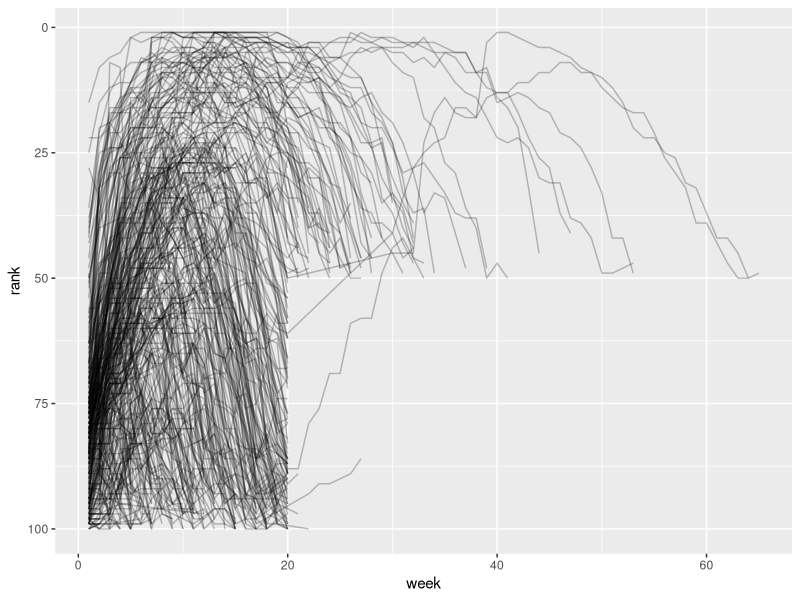

Reproduce this figure in R.
# week 4: R4DS Chap. 6 Data Tidying

# summary:
# lengthening data
# widening data

# progress:
# done with notes

library(tidyverse)

# lengthening data ----

billboard_longer <- billboard |>
  pivot_longer(
    cols = starts_with("wk"),
    names_to = "week",
    values_to = "rank",
    values_drop_na = TRUE
  ) |>
  mutate(
    week = parse_number(week)
  )
# before: each column is one week, cell value is the rank
# now: week is a column, rank is a column
# "" because week and rank are new variables
# values_drop_na getting rid of NA
# parse_number extract first number from a string (clean wk1 to 1)

billboard_longer |>
  ggplot(aes(x = week, y = rank, group = track)) +
  geom_line(alpha = 0.25) +
  scale_y_reverse()
# plotting

df <- tribble(
  ~id, ~bp1, ~bp2,
  "A", 100, 120,
  "B", 140, 115,
  "C", 120, 125
)


df |>
  pivot_longer(
    cols = bp1:bp2,
    names_to = "measurement",
    values_to = "value"
  )
# cols specify the columns concerned
# storing the name under the new variable "measure"
# storing the value under another new variable "value"

who2 |>
  pivot_longer(
    cols = !(country:year),
    names_to = c("diagnosis", "gender", "age"),
    names_sep = "_",
    values_to = "count"
  )
# change column "sp_m_014" to "sp", "m", "014"

household |>
  pivot_longer(
    cols = !family,
    names_to = c(".value", "child"),
    names_sep = "_",
    values_drop_na = TRUE
  )
# when use ".value" in names_to
# column name in input contribute to both values and variable name

# widening data ----

# increasing columns and reducing rows
# need to provide the existing cols that define values and name

cms_patient_experience |>
  distinct(measure_cd, measure_title)

cms_patient_experience |>
  pivot_wider(
    id_cols = starts_with("org"),
    names_from = measure_cd,
    values_from = prf_rate
  )


# explaining pivot_wider()

df2 <- tribble(
  ~id, ~measurement, ~value,
  "A", "bp1", 100,
  "B", "bp1", 140,
  "B", "bp2", 115,
  "A", "bp2", 120,
  "A", "bp3", 105
)

df2 |>
  pivot_wider(
    names_from = measurement,
    values_from = value
  )

df2 |>
  distinct(measurement) |>
  pull()

df2 |>
  select(-measurement, -value) |>
  distinct()
# rows in the output decided by variables not going
# into names or values. they are called id_cols.
# in this case, there are only one column.

df2 |>
  select(-measurement, -value) |>
  distinct() |>
  mutate(x = NA, y = NA, z = NA)
# minus sigh -: excluding variables
# mutate: adding columns
# pivot_wider() generate an empty data frame using the
# method above, and fills in missing values
